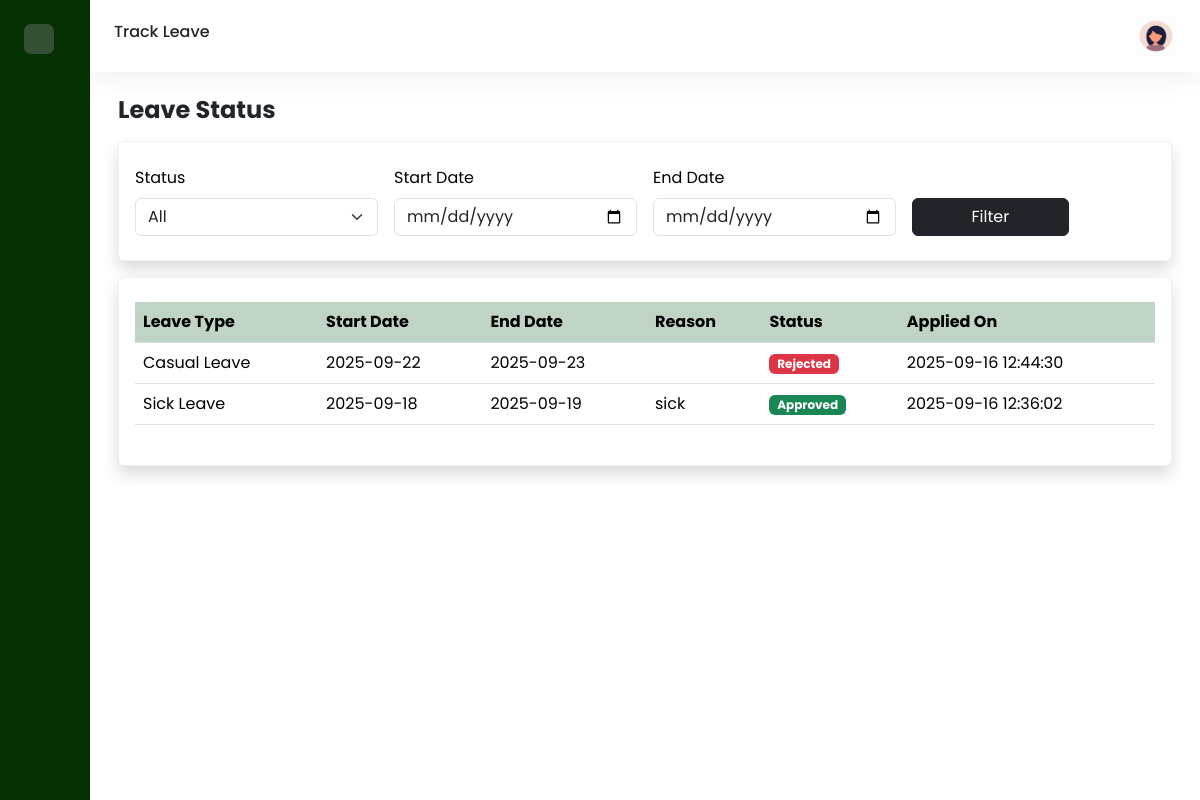
Screenshot of /manager/status.php (signed in) with the database file from the repository.
### tables this page shows
CREATE TABLE `leave_request` (
  `request_id` int(11) NOT NULL,
  `employee_id` int(11) NOT NULL,
  `type_id` int(11) DEFAULT NULL,
  `start_date` date NOT NULL,
  `end_date` date NOT NULL,
  `leave_duration` int(11) NOT NULL,
  `reason` text DEFAULT NULL,
  `status` enum('pending','approved','rejected') NOT NULL DEFAULT 'pending',
  `request_date` timestamp NOT NULL DEFAULT current_timestamp(),
  `approved_by` int(11) DEFAULT NULL,
  `approved_on` timestamp NULL DEFAULT NULL,
  `manager_comments` text DEFAULT NULL
);

CREATE TABLE `leave_type` (
  `type_id` int(11) NOT NULL,
  `type_name` varchar(100) NOT NULL,
  `description` text DEFAULT NULL,
  `requires_approval` tinyint(1) NOT NULL DEFAULT 1,
  `default_accrualrate_perperiod` decimal(5,2) NOT NULL DEFAULT 0.00,
  `max_carryover_days` int(11) NOT NULL DEFAULT 0
);

### manager/status.php (the view, shortened to what this page needs)
<?php
$host = "localhost";
$db   = "leave_management";
$user = "root";
$pass = "";
$conn = new mysqli($host, $user, $pass, $db);
$employee_id = $_SESSION["employee_id"];
$query = "
    SELECT l.request_id, lt.type_name, l.start_date, l.end_date, l.reason, l.status, l.request_date
    FROM leave_request l
    LEFT JOIN leave_type lt ON l.type_id = lt.type_id
    WHERE l.employee_id = $employee_id
";
$conditions = [];
if (empty($conditions)) {
    $conditions[] = "l.request_date >= DATE_SUB(CURDATE(), INTERVAL 30 DAY)";
}
$query .= " AND " . implode(" AND ", $conditions);
$query .= " ORDER BY l.request_id DESC";
$leaves = $conn->query($query);
?>
<!DOCTYPE html>
<html>
<head>
    <link href='https://cdn.boxicons.com/fonts/basic/boxicons.min.css' rel='stylesheet'>
    <link href="https://cdn.jsdelivr.net/npm/bootstrap@5.3.7/dist/css/bootstrap.min.css" rel="stylesheet"
>
    <link rel="stylesheet" href="../assets/css/dashboard.css">
</head>
<body>
    <div class="wrapper">
            <aside id="sidebar">
                <div class="d-flex justify-content-between p-4">
                    <button class="toggle-btn border-0" type="button">
                    </button>
                </div>
                <ul class="sidebar-nav">
                    <li class="sidebar-item">
                        <a href="../manager.php" class="sidebar-link">
                        </a>
                    </li>
                    <li class="sidebar-item">
                        <a href="myprofile.php" class="sidebar-link">
                        </a>
                    </li>
                    <li class="sidebar-item">
                        <a href="#" class="sidebar-link collapsed has-dropdown"data-bs-toggle="collapse"
                        data-bs-target="#leave" aria-expanded="false" aria-controls="leave">
                        </a>
                    </li>
                    <li class="sidebar-item">
                        <a href="history.php" class="sidebar-link">
                         </a>
                    </li>
                    <li class="sidebar-item">
                        <a href="#" class="sidebar-link collapsed has-dropdown"data-bs-toggle="collapse"
                        data-bs-target="#emp" aria-expanded="false" aria-controls="emp">
                        </a>
                    </li>
                    <li class="sidebar-item">
                        <a href="#" class="sidebar-link collapsed has-dropdown"data-bs-toggle="collapse"
                        data-bs-target="#manage" aria-expanded="false" aria-controls="manage">
                        </a>
                    </li>
                    <li class="sidebar-item">
                        <a href="report.php" class="sidebar-link">
                        </a>
                    </li>
                    <li class="sidebar-item">
                        <a href="settings.php" class="sidebar-link">
                        </a>
                    </li>
                </ul>
                <div class="sidebar-footer">
                    <a href="../logout.php" class="sidebar-link">
                    </a>
                </div>
            </aside>
            <div class="main">
                <nav class="navbar navbar-expand px-4 py-3">
                    <h6>Track Leave</h6>
                    <div class="navbar-collapse collapse">
                        <ul class="navbar-nav ms-auto">
                            <li class="nav-item dropdown">
                                <a href="#" data-bs-toggle="dropdown" class="nav-icon pe-md-0">
                                   <img src="../assets/img/avatar.jpeg" alt="" class="avatar img-fluid">
                                </a>
                            </li>
                        </ul>
                    </div>
                </nav>
                <main class="content px-3 py-4">
                    <div class="container-fluid">
                        <div class="mb-3">
                            <h2 class="fw-bold fs-4 mb-3">
                                Leave Status
                            </h2>
                            <div class="row">
                                <div class="col-12">
                                    <div class="card shadow">
                                        <div class="card-body py-4">
                                            <form method="GET" class="row g-3">
                                                <div class="col-md-3">
                                                    <label class="form-label">Status</label>
                                                    <select name="status" class="form-select">
                                                        <option value="">All</option>
                                                    </select>
                                                </div>
                                                <div class="col-md-3">
                                                    <label class="form-label">Start Date</label>
                                                    <input type="date" name="start_date" class="form-control" value="<?= $_GET['start_date'] ?? '' ?>">
                                                </div>
                                                <div class="col-md-3">
                                                    <label class="form-label">End Date</label>
                                                    <input type="date" name="end_date" class="form-control" value="<?= $_GET['end_date'] ?? '' ?>">
                                                </div>
                                                <div class="col-md-2 d-flex align-items-end">
                                                    <button type="submit" class="btn btn-dark w-100">Filter</button>
                                                </div>
                                            </form>
                                        </div>
                                    </div>
                                </div>
                            </div>
                            <div class="row">
                                <div class="col-12">
                                    <div class="card shadow">
                                        <div class="card-body py-4">
                                            <table class="table table-hover">
                                                <thead>
                                                    <tr class="highlight">
                                                    <th scope="col">Leave Type</th>
                                                    <th scope="col">Start Date</th>
                                                    <th scope="col">End Date</th>
                                                    <th scope="col">Reason</th>
                                                    <th scope="col">Status</th>
                                                    <th scope="col">Applied On</th>
                                                    </tr>
                                                </thead>
                                                <tbody>
                                                    <?php if ($leaves->num_rows > 0): ?>
                                                        <?php while ($row = $leaves->fetch_assoc()): ?>
                                                            <tr>
                                                                <td><?= $row['type_name'] ? htmlspecialchars($row['type_name']) : 'N/A'; ?></td>
                                                                <td><?= htmlspecialchars($row['start_date']); ?></td>
                                                                <td><?= htmlspecialchars($row['end_date']); ?></td>
                                                                <td><?= htmlspecialchars($row['reason']); ?></td>
                                                                <td>
                                                                    <?php if ($row['status'] == 'approved'): ?>
                                                                        <span class="badge bg-success">Approved</span>
                                                                    <?php elseif ($row['status'] == 'pending'): ?>
                                                                        <span class="badge bg-warning text-dark">Pending</span>
                                                                    <?php else: ?>
                                                                        <span class="badge bg-danger">Rejected</span>
                                                                    <?php endif; ?>
                                                                </td>
                                                                <td><?= htmlspecialchars($row['request_date']); ?></td>
                                                            </tr>
                                                        <?php endwhile; ?>
                                                    <?php else: ?>
                                                        <tr>
                                                            <td colspan="6" class="text-center">No leave applications found.</td>
                                                        </tr>
                                                    <?php endif; ?>
                                                </tbody>
                                            </table>
                                        </div>
                                    </div>
                                </div>
                            </div>
                        </div>
                    </div>
                </main>
            </div>
        </div>
</body>
</html>

### assets/css/dashboard.css (style rules this page uses)
body { font-family: 'Poppins', sans-serif; }
a { text-decoration: none; }
li { list-style: none; }
.wrapper { display: flex; }
.main { display: flex; flex-direction: column; min-height: 100vh; width: 100%; overflow: hidden; transition: all 0.25s ease-in-out; background-color: #FFF; }
#sidebar { width: 90px; min-width: 90px; transition: all 0.25s ease-in-out; background-color: #043004ff; display: flex; flex-direction: column; }
.toggle-btn { width: 30px; height: 30px; color: #FFF; border-radius: 0.425rem; font-size: 18px; display: flex; justify-content: center; align-items: center; background-color: #345034; }
.sidebar-nav { padding: 0.8rem; flex: 11 auto; z-index: 10; }
a.sidebar-link { padding: .625rem 1.125rem; color: #9db1a1; display: block; white-space: nowrap; font-weight: 700; border-left: 3px solid transparent; }
.sidebar-item { position: relative; }
.navbar { background-color: #FFF; box-shadow: 0 0 2rem 0 rgba(33, 37, 41, 0.1); }
.navbar-expand .navbar-collapse { min-width: 200px; }
.avatar { height: 40px; width: 40px; }
.card { background-color: #FFF; transition: 0.4s; cursor: pointer; color: #000; margin-bottom: 1rem; border-color: rgba(231, 234, 243, 0.7); }
.table>thead tr { color: #FFF; text-align: left; }
tr.highlight th { background-color: #c0d4c5; color: #000; }
.content { flex: 11 auto; }

### rows the page displays
leave_request: type.type_name "Casual Leave", start_date "2025-09-22", end_date "2025-09-23", status "Rejected", request_date "2025-09-16 12:44:30"
leave_request: type.type_name "Sick Leave", start_date "2025-09-18", end_date "2025-09-19", reason "sick", status "Approved", request_date "2025-09-16 12:36:02"
